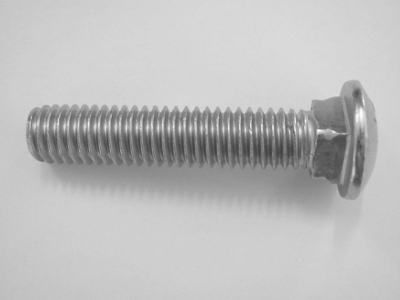
%> input picture Lista 5/imgs_lista_5/I2.bmp, 400 x 300 px; the run also reads 1 picture not shown here
$ octave exercicio_3.m   (GNU Octave 9; MATLAB toolbox functions it lacks are replaced by stand-ins)
%> lines starting %> are read from the running program, lines starting %| are printed output that depends on the picture
% Lista 5 - Exercício 3: Filtro de Média Geométrica
clc; clear; close all;
pkg load image; % Necessário no Octave

%% 1. Leitura das Imagens
img_original = imread('Lista 5/imgs_lista_5/I2.bmp');
%> img_original is the input picture: size 300x400 uint8; min 61, max 255, mean 187.7
img_ruidosa = imread('Lista 5/imgs_lista_5/I2_r1.bmp');

% Garantindo que estejam em tons de cinza
if size(img_original, 3) == 3, img_original = rgb2gray(img_original); end
if size(img_ruidosa, 3) == 3, img_ruidosa = rgb2gray(img_ruidosa); end

%% 2. Aplicação do Filtro de Média Geométrica (5x5)
% A média geométrica consiste em multiplicar os 25 pixels e tirar a raiz 25.
% Computacionalmente, fazer 255 elevado a 25 estoura o limite do computador.
% O grande "truque" da visão computacional para fazer isso sem erro é usar
% Logaritmo: A Média Geométrica = Exponencial( Média Aritmética dos Logaritmos ).

% Passo 1: Converter a imagem para "double" (0 a 1) para podermos fazer contas matemáticas
% Somamos um valor minúsculo (1e-6) para evitar o erro matemático de "log(0)"
img_double = im2double(img_ruidosa) + 1e-6;

% Passo 2: Tirar o logaritmo de cada pixel da imagem
img_log = log(img_double);
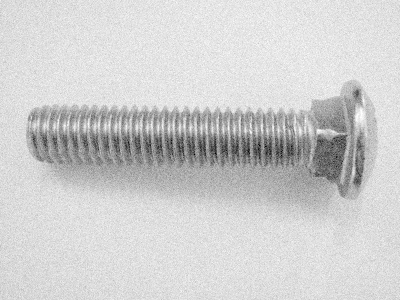
%> img_log: size 300x400 double; min -1.76, max 1e-06, mean -0.33; drawn with min black and max white

% Passo 3: Aplicar a Média Aritmética normal (que já sabemos fazer) em cima dessa imagem-log
filtro_media = fspecial('average', [5 5]);
img_log_filtrada = imfilter(img_log, filtro_media, 'replicate');
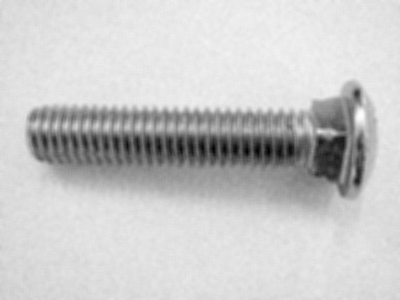
%> img_log_filtrada: size 300x400 double; min -1.28, max -0.0765, mean -0.33; drawn with min black and max white

% Passo 4: Aplicar a função exponencial (inversa do log) para desfazer a alteração
img_filtrada = exp(img_log_filtrada);

% Passo 5: Converter de volta para o formato de imagem (0 a 255)
img_filtrada = im2uint8(img_filtrada);
%> img_filtrada: size 300x400 uint8

%% 3. Comparação Visual
figure('Name', 'Comparação - Filtro de Média Geométrica 5x5', 'Position', [100, 100, 1200, 400]);

subplot(1, 3, 1);
imshow(img_original);
title('Original Limpa (I2)');

subplot(1, 3, 2);
imshow(img_ruidosa);
title('Com Ruído Gaussiano (I2\_r1)');

subplot(1, 3, 3);
imshow(img_filtrada);
title('Filtrada (Média Geométrica)');

%% 4. Discussão dos Resultados (Anotações para Estudo)
% -------------------------------------------------------------------------
% O QUE OCORREU COM A IMAGEM?
% - O filtro de média geométrica tende a preservar levemente melhor as bordas
%   do que a média aritmética, PORÉM ele escurece MUITO a imagem e não
%   remove a granulação tão bem nesse caso.
%
% POR QUE FICOU TÃO RUIM E ESCURA?
% - A média geométrica baseia-se na multiplicação. Se o ruído Gaussiano criar
%   um único pixel muito escuro (valor perto de 0) em um fundo claro, ao
%   multiplicar esse pixel pelos seus vizinhos da janela 5x5, ele "puxa" a
%   média geométrica de todo aquele pedaço lá para o fundo (perto de 0).
% - O resultado é um escurecimento geral, perda de contraste e uma remoção
%   de ruído ineficiente.
%
% QUAL A LIÇÃO DO EXERCÍCIO?
% - O filtro de Média Geométrica é bom apenas para remover ruídos do tipo
%   "Sal" (pontos brancos), pois os pontos claros não puxam a multiplicação para
%   baixo. Mas ele é PÉSSIMO para ruído Gaussiano e ruído "Pimenta" (pontos pretos).
% - Para a imagem I2_r1, a velha Média Aritmética (Exercício 2) foi muito superior! mais ou menos, eu achei bem parecido
% -------------------------------------------------------------------------

pause;
